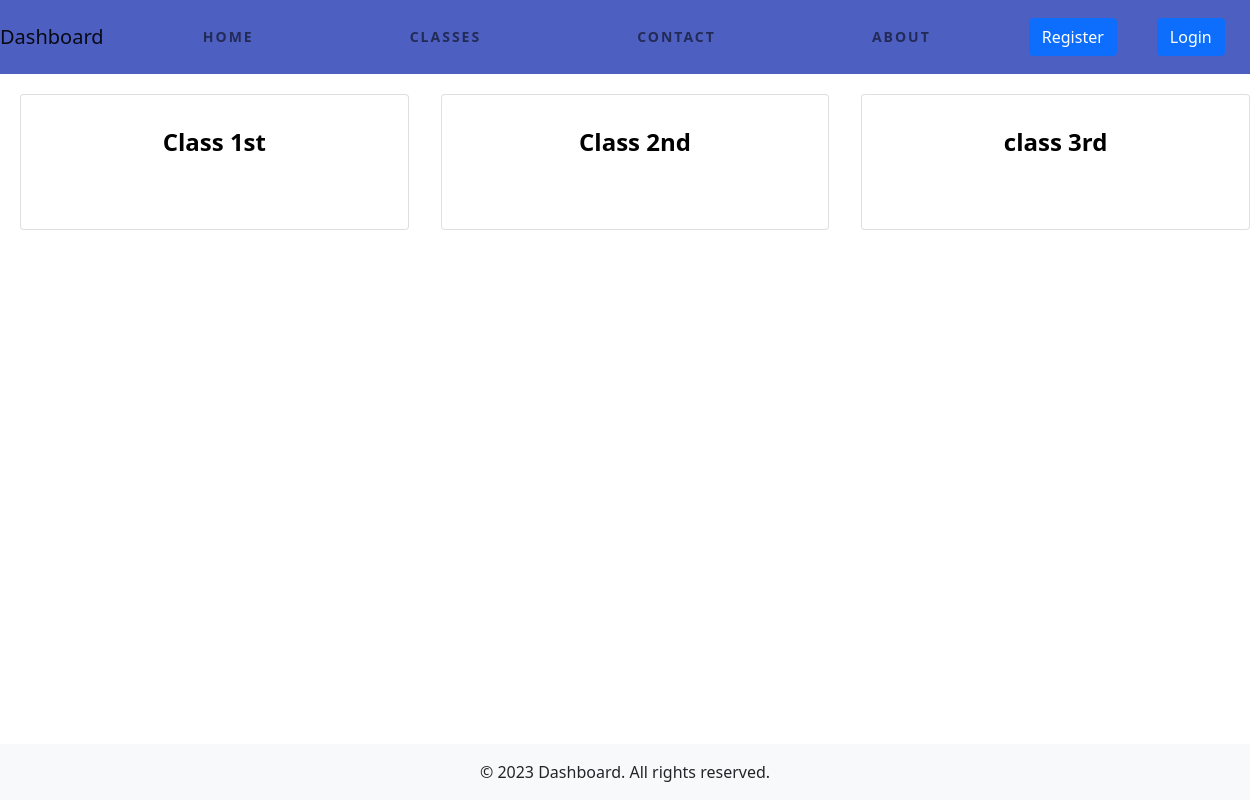
Before: /course/ with the older database file.
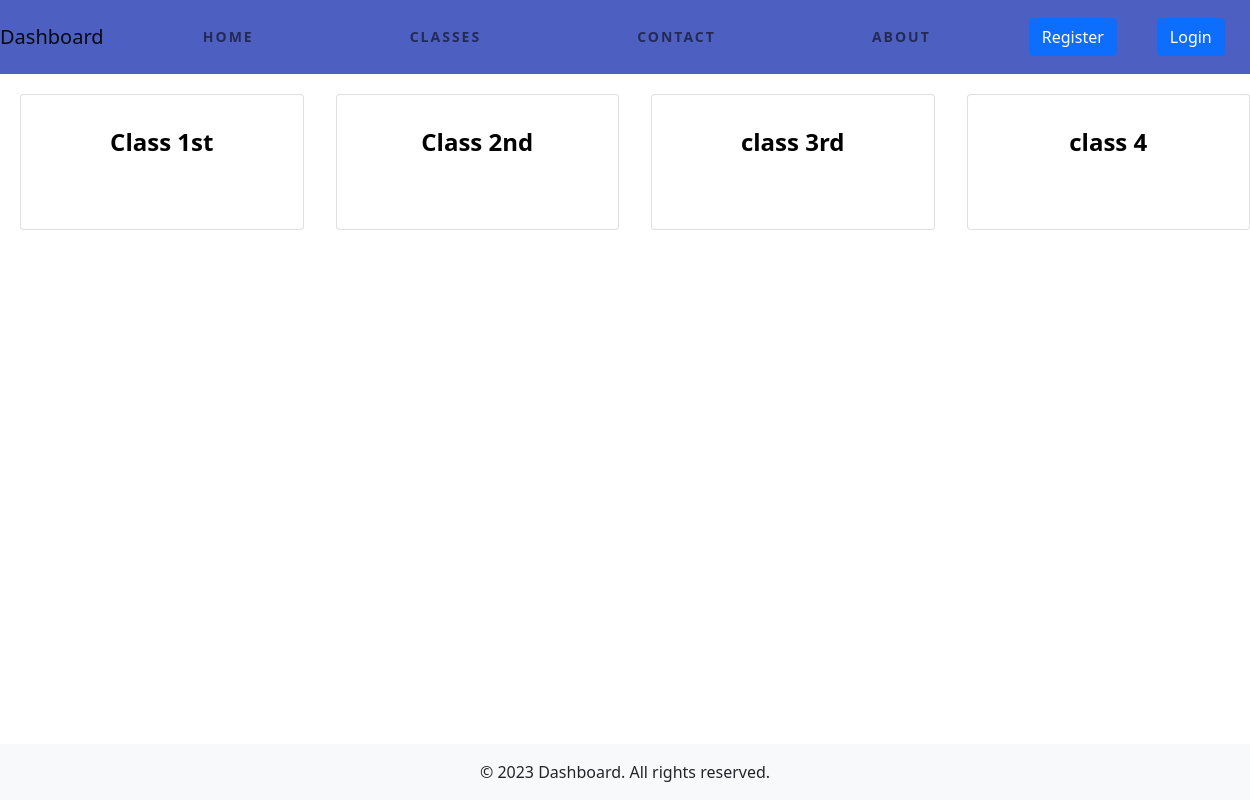
After: the same page with the newer database file.
### ClassName/models.py (models this page shows)
class ClassName(models.Model):
    title = models.CharField(max_length=100)
    description = models.TextField()
    class_image = models.ImageField(upload_to='uploads/class_images/', null=True, blank=True)
    def __str__(self):
       return self.title  # Return the desired field to be displayed

### ClassName/views.py (the view)
# urls.py: path('', ClassNameListView.as_view(), name='ClassName-list'),
class ClassNameListView(ListView):
    model = ClassName
    template_name = 'pages/classes/classeslist.html'
    context_object_name = 'ClassListData'

### Templates/pages/classes/classeslist.html (shortened to what this page needs)
{% extends 'pages/basic/basic.html'%}
{% block content%}
<section>
  <div class="card-container">
    {% for i in ClassListData %}
      <a href="{{i.pk}}" style="color: red; text-decoration: none;">
        <div class="card">
          <div class="card-details">
            <p class="text-title">{{i}}</p>
          </div>
        </div>
      </a>
    {% endfor %}
  </div>
</section>
{% endblock%}

Changed rows visible on the page:
added ClassName: title "class 4"
